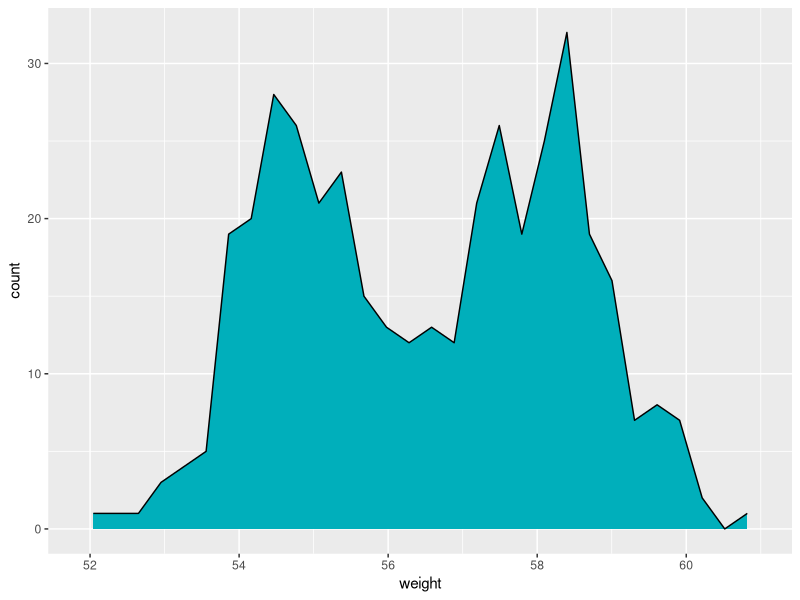
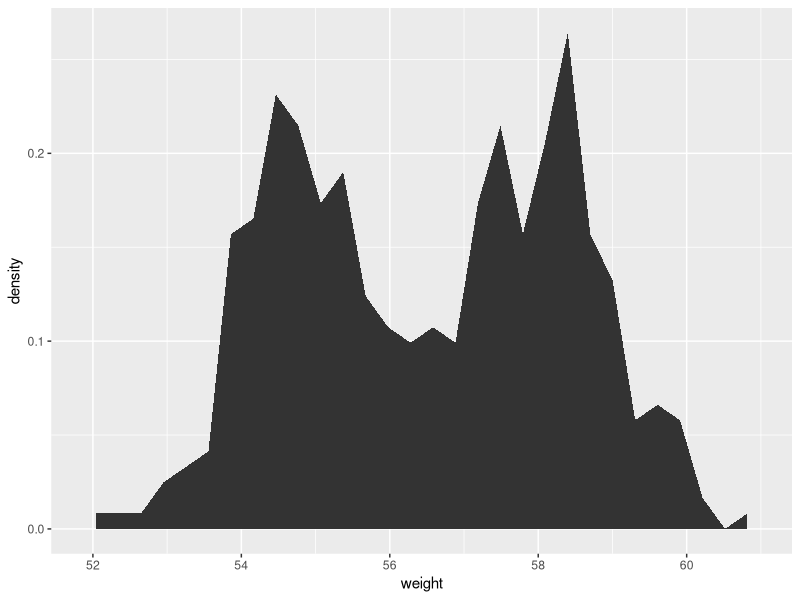
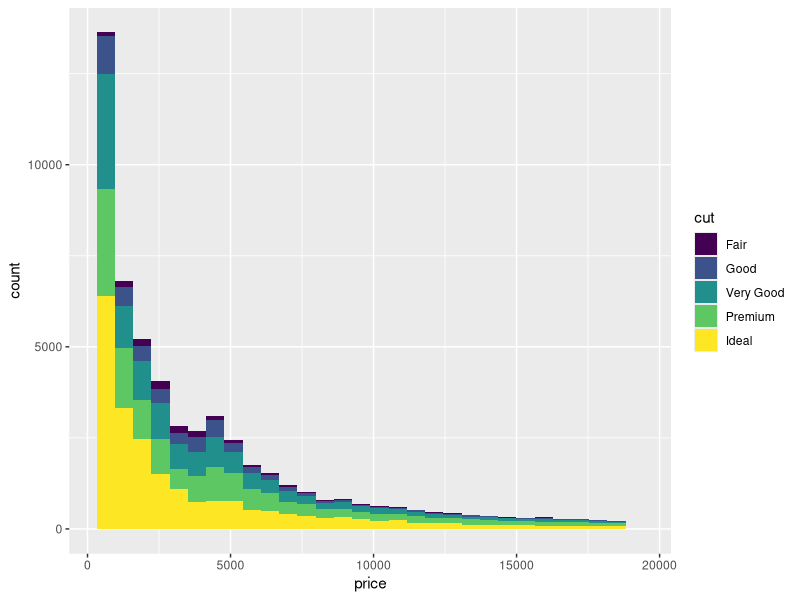
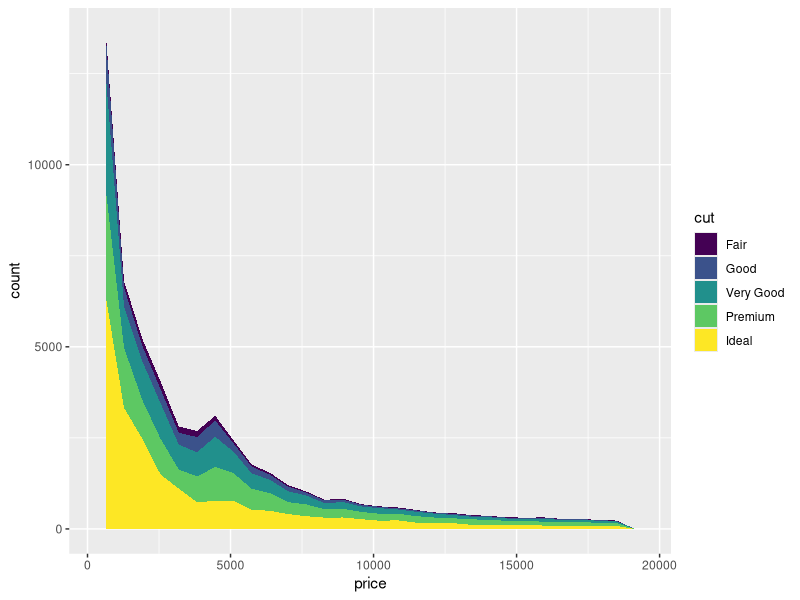
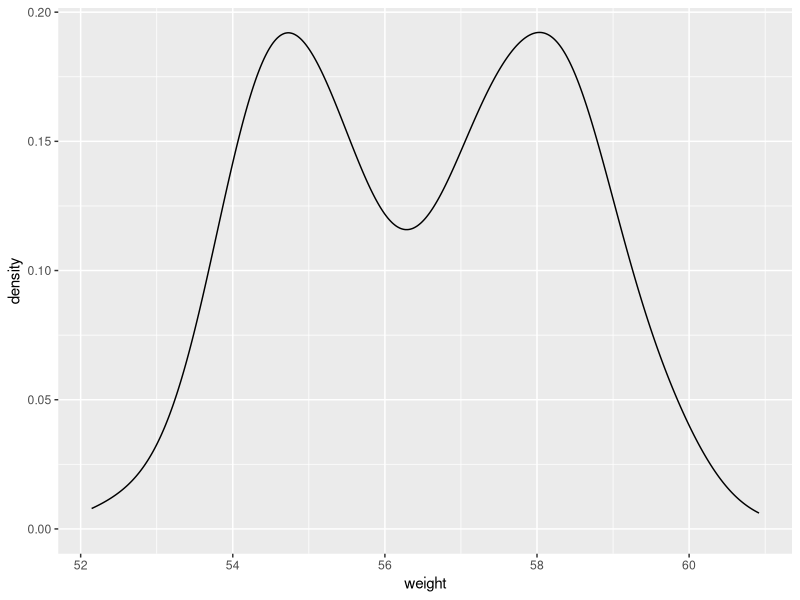
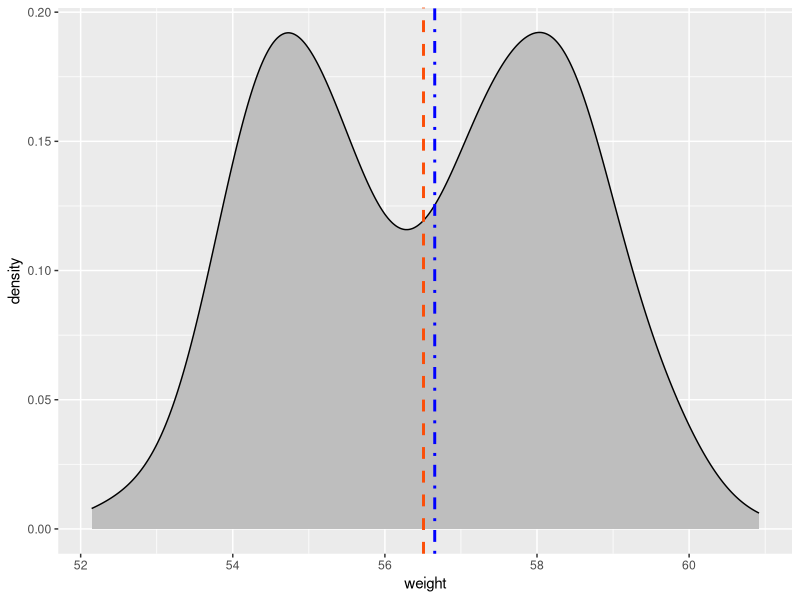
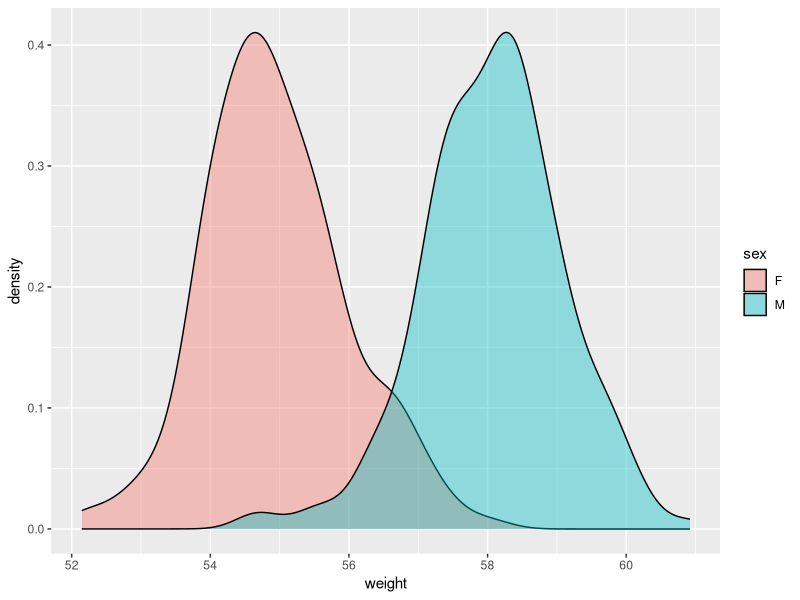
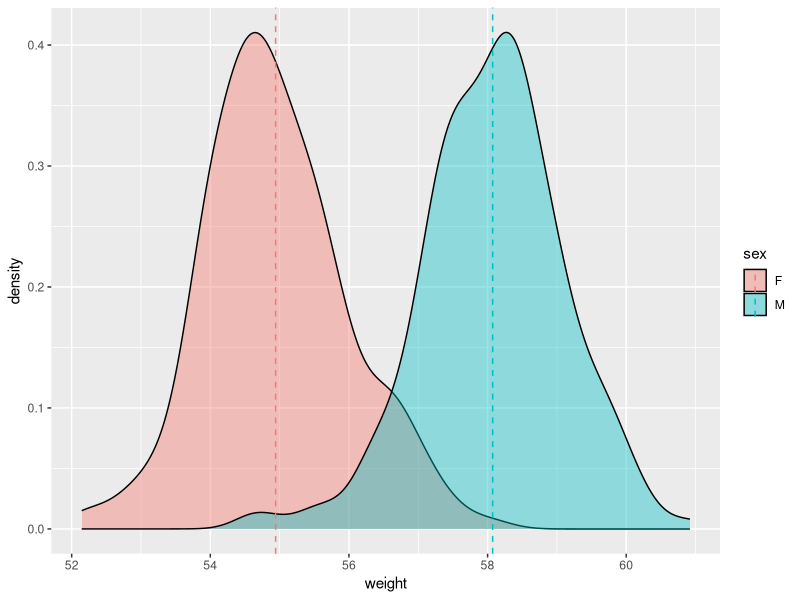

These charts were generated, in order, by the following R code:
## ---- chunk 1
library(ggplot2)
library(dplyr)
## ---- chunk 2
set.seed(1234)
wdata = as_data_frame(data.frame(sex = factor(rep(c("F", "M"), each=200)), weight = c(rnorm(200,55),rnorm(200,58))))
wdata

mu <- wdata %>% group_by(sex) %>% summarize(grp.mean = mean(weight))
mu

a <- ggplot(wdata, aes(x = weight))

a + geom_area(stat = "bin", color = "black", fill = "#00AFBB")
#a + geom_area() will not get right result, object 'y' not found. Use stat to specify the count as y 
#Note that, by default y axis corresponds to the count of weight values. If you want to change the plot in order to have the density on y axis, the R code would be as follow.
a + geom_area(aes(y = ..density..), stat = "bin")

data("diamonds")
diamonds <- as_data_frame(diamonds)
diamonds
p <- ggplot(diamonds, aes(x = price, fill = cut))
# Bar plot
p + geom_bar(stat = "bin")
# Area plot
p + geom_area(stat = "bin")
## ---- chunk 3
# Basic plots
a + geom_density()

# Add color and mean xintercept and median xintercept
a + geom_density(color = "black", fill = "gray") + geom_vline(aes(xintercept = mean(weight)), color = "#FC4E08", linetype = "dashed", size = 1) + geom_vline(aes(xintercept = median(weight)), color = "blue", linetype = 4, size = 1)

# Change color by group
a + geom_density(aes(fill = sex), alpha = 0.4) 

# Add mean lines and color by sex
a + geom_density(aes(fill = sex), alpha = 0.4) + geom_vline(data = mu, aes(xintercept = grp.mean, color = sex), linetype = "dashed")

# Change manually 
# change line manually
a2 <- a + geom_density(aes(color = sex)) + geom_vline(data = mu, aes(xintercept = grp.mean, color = sex), linetype = "dashed") + theme_minimal()

a2 + scale_color_manual(values = c("#999999", "#E69F00"))

a2 + scale_color_brewer(palette = "Paired")

a2 + scale_color_grey()

# change fill manually
a3 <- a + geom_density(aes(fill = sex), alpha = 0.4) + theme_minimal()

a3 + scale_fill_manual(values = c("#999999", "#E69F00"))

a3 + scale_fill_brewer(palette = "Dark2")

a3 + scale_fill_grey()
## ---- chunk 4
# Basic plot
a + geom_histogram()

a + geom_histogram(bins = 50)

#Note that by default, stat_bin uses 30 bins - this might not be good default. You can change the number of bins (e.g.: bins = 50 or the bin width e.g.: binwidth = 0.5.
a + geom_histogram(bins = 50, color = "black", fill = "grey") + geom_vline(aes(xintercept = mean(weight)), color = "#FC4E07", linetype = "dashed", size = 1) + theme_minimal()

a + geom_histogram(aes(y = ..density..), bins = 50)

# Change color by sex
a + geom_histogram(aes(color = sex), fill = "white", bins = 50) + theme_minimal()

# Position adjustment "identity"(overlaid)
a + geom_histogram(aes(color = sex), fill = "white", bins = 50, alpha = 0.6, position = "identity")

# Position adjustment "dodge" (Interleaved)
# Add mean lines and color by sex
a + geom_histogram(aes(color = sex), fill = "white", alpha = 0.6, position = "dodge", bins = 50) + geom_vline(aes(xintercept = mean(weight)), linetype = "dashed")

# Change fill, color manually
# Change outline color manually
a + geom_histogram(aes(color = sex), fill = "white", alpha = 0.4, position = "identity", bins = 50) + scale_color_manual(values = c("#00AFBB","#E7B800"))

# Change fill and outline color manually
# a + geom_histogram(aes(color = sex), fill = "white", alpha =0.4, position = "identity", bins = 50) + scale_fill_manual(values = c("#00AFBB", "#E7B800")) + scale_color_manual(values = c("#00AFBB", "#E7B800")) 
# wrong command, I have to assign fill first by group

a + geom_histogram(aes(color = sex, fill = sex), alpha =0.4, position = "identity", bins = 50) + scale_fill_manual(values = c("#00AFBB", "#E7B800")) + scale_color_manual(values = c("#00AFBB", "#E7B800")) 


## Combine Histogram and Density Plots

# Plot histogram with density values on y-axis(instead of count values).
# Add density plot with transparent density plot

# Histogram with density plot
a + geom_histogram(aes(y = ..density..),color = "black", fill = "white") + geom_density(alpha = 0.2, fill = "#FF6666") + theme_minimal()

# Color by groups
a + geom_histogram(aes(y = ..density.., color = sex, fill = sex),  alpha = 0.4, position = "identity") + geom_density(aes(color = sex), size =1)


## ---- chunk 5
# Basic plot
a + geom_freqpoly(bins = 30) + theme_minimal()

# Change color and linetype by sex
# Use custom color palettes
a + geom_freqpoly(aes(color = sex, linetype = sex), bins = 30 ) +  scale_color_manual(values = c("#999999", "#E69F00"))+theme_minimal()

# y density
a + geom_freqpoly(aes(y = ..density.., color = sex, linetype = sex), bins = 30 ) +  scale_color_manual(values = c("#999999", "#E69F00"))+theme_minimal()
## ---- chunk 6
a + geom_dotplot(aes(fill = sex))
## ---- chunk 7
a + stat_ecdf(geom = "point")

a + stat_ecdf(geom = "step")
## ---- chunk 8
data(mtcars)
mtcars <- as_data_frame(mtcars)
mtcars
mtcars <- mutate(mtcars, cyl = as.factor(cyl))
mtcars

p <- ggplot(mtcars, aes(sample = mpg))

# Basic plot
p + stat_qq()

# Change point shapes by groups
# Use custom color palettes
p + stat_qq(aes(shape = cyl, color = cyl)) + scale_color_manual(values = c("#00AFBB", "#E7B800", "#FC4E07"))
## ---- chunk 9
data(mpg)
mpg <- as_data_frame(mpg)
mpg

ggplot(mpg, aes(fl)) + geom_bar(fill = "steelblue") + theme_minimal()
## ---- chunk 10
# Data format
mtcars
b <- ggplot(mtcars, aes(x = wt, y= mpg))
# x weight
# y miles/gallon
#Basic scatter plots
b + geom_point(color = "#00AFBB")

# Change the point size, and shape
b + geom_point(color = "#00AFBB", size = 2, shape = 23)

# Control point size by continuous variable values
# qsec 1/4 mile time
b + geom_point(aes(size = qsec), color = "#00AFBB")

# Label text
b + geom_point() + geom_text(label = rownames(mtcars), nudge_y = 0.8)

# Change shape, color, size automatically
# Change point shape by the level of cyl
b + geom_point(aes(shape = cyl))

# Change point shape and colors
b + geom_point(aes(color = cyl, shape = cyl))

# Change shape, color, size manually
# Change the point sizes manually
b + geom_point(aes(color = cyl, shape = cyl, size = cyl)) + scale_size_manual(values = c(2,3,4))

# Change the point shapes and colors manually
b + geom_point(aes(color = cyl, shape = cyl)) + scale_shape_manual(values = c(3,16,17)) + scale_color_manual(values = c('#999999','#E69F00', '#56B4E9'))

# Use brewer color palettes
b + geom_point(aes(color = cyl, shape = cyl)) + scale_color_brewer(palette = "Dark2") + theme_minimal()

# Use grey scale
b + geom_point(aes(color = cyl, shape = cyl)) + scale_color_grey() + theme_minimal()

#####################################################
##Add regression line or smoothed conditional mean###
#####################################################
#geom_smooth(), geom_abline()
#alpha, color, fill, shape, linetype, size
#geom_smooth(method = "auto")
#method:loess->local regression, lm-> linear regression

# Add regression line
b + geom_point() + geom_smooth(method = lm)

# Point + regression line
# Remove the confidence interval
b + geom_point() + geom_smooth(method = lm, se = FALSE)

# loess method, local regression fitting
b + geom_point() + geom_smooth()

# Change the color and shape by groups 吧
b + geom_point(aes(color = cyl, shape = cyl)) + geom_smooth(aes(color = cyl, fill = cyl), method = lm)

# Remove confidence intervals
# Extend the regression lines: fullrage
b + geom_point(aes(color = cyl, shape = cyl)) + geom_smooth(aes(color = cyl), method = lm, se = FALSE, fullrange = TRUE)

# Add marginal rugs to a scatter plot
#geom_rug(sides = "bl")
# sides: a string, "trbl", top, right, bottom, left.
# Add marginal rugs
b + geom_point() + geom_rug()

# Change the color by group
b + geom_point(aes(color = cyl)) + geom_rug(aes(color = cyl))

# Add marginal rugs using faithful data
data(faithful)
faithful <- as_data_frame(faithful)
faithful
ggplot(faithful, aes(x = eruptions, y = waiting)) + geom_point() + geom_rug()

# Jitter points to reduce overplotting
# geom_jitter(), position_jitter()
#alpha, color, fill, shape, size

# Use mpg data
p <- ggplot(mpg, aes(displ, hwy))

# Default sactter plot
p + geom_point()

# Use jitter to reduce overplotting
p + geom_jitter(position = position_jitter(width = 0.5, height = 0.5))
select(mpg, displ, hwy) %>% arrange(-hwy) %>% filter(displ == 1.9)


##
#Text annotation
#geom_text()
#label, alpha, angle, color, family, fontface, hjust, lineheight, size, vjust

b + geom_text(aes(label = rownames(mtcars)), size = 3)

## ---- chunk 11
c <- ggplot(diamonds, aes(carat, price))
# Add heatmap of 2d bin counts
# geom_bin2d produce a scatter plot with rectangular bins.
# stat_bin_2d(), stat_summary_2d()
# max, xmin, ymax, ymin, alpha, color, fill, linetype, size
c + geom_bin2d()

# Change the number of bins
c + geom_bin2d(bins = 15)

# Specify the width of bins
c + geom_bin2d(binwidth = c(1,1000))
c + stat_bin_2d()
c + stat_summary_2d(aes(z = depth))

# Add hexagon bining
#geom_hex()
# stat_bin_hex(), stat_summary_hex()
# alpha, color, fill, size
require(hexbin)
c + geom_hex()

# Change the number of bins
c + geom_hex(bins = 10)
c + stat_bin_hex()
c + stat_summary_hex(aes(z = depth))

# 2D density estimation
# geom_density_2d()
# stat_density_2d()
# alpha, color, linetype, size

# Scatter plot
sp <- ggplot(faithful, aes(x = eruptions, y = waiting))
select(faithful, eruptions, waiting)
# Default plot
sp + geom_density_2d(color = "#E7B800")
# Add points
sp + geom_point(color = "#00AFBB") + geom_density_2d(color = "#E7B800")
# Use stat_density_2d with geom = "polygon"
sp + geom_point() + stat_density_2d(aes(fill = ..level..), geom = "polygon")
# Change the gradient color
sp + geom_point() + stat_density_2d(aes(fill = ..level..), geom = "polygon") + scale_fill_gradient(low = "#00AFBB", high = "#FC3E07")
# Gradient
## ---- chunk 12
ggplot(diamonds, aes(cut, color)) + geom_jitter(aes(color = cut), size = 0.5)
select(diamonds, cut, color)
## ---- chunk 13
data("ToothGrowth")
ToothGrowth$dose <- as.factor(ToothGrowth$dose)
ToothGrowth <- as_data_frame(ToothGrowth)
ToothGrowth
e <- ggplot(ToothGrowth, aes(x = dose, y = len))
## ---- chunk 14
# Basic box plot
e + geom_boxplot()
# Rotate the box plot
e + geom_boxplot() + coord_flip()
# Notched box plot
e + geom_boxplot(notch = TRUE)
# Box plot with mean points
e + geom_boxplot() + stat_summary(fun.y = mean, geom = "point", shape = 18, size = 4, color = "blue")
